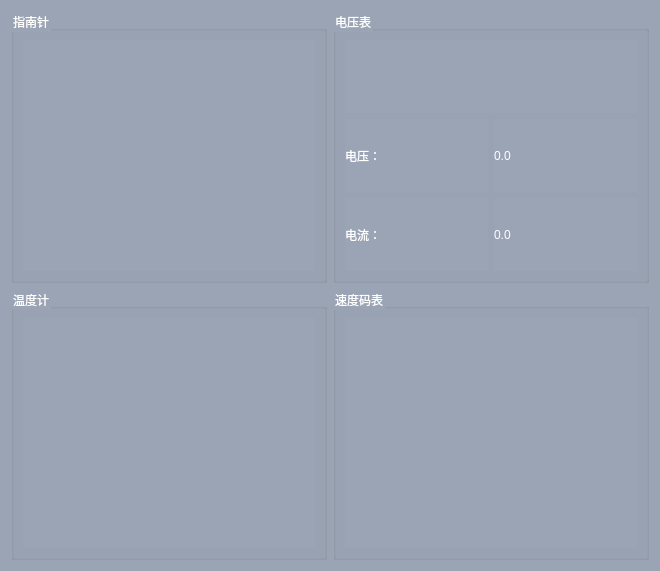
<?xml version="1.0" encoding="UTF-8"?>
<ui version="4.0">
 <class>Gauge</class>
 <widget class="QWidget" name="Gauge">
  <property name="geometry">
   <rect>
    <x>0</x>
    <y>0</y>
    <width>660</width>
    <height>571</height>
   </rect>
  </property>
  <property name="windowTitle">
   <string>Form</string>
  </property>
  <property name="styleSheet">
   <string notr="true">background-color:#9BA4B4;</string>
  </property>
  <layout class="QGridLayout" name="gridLayout">
   <item row="1" column="1">
    <widget class="QGroupBox" name="groupBox_4">
     <property name="styleSheet">
      <string notr="true">color:white;
font: 10pt &quot;微软雅黑&quot;;</string>
     </property>
     <property name="title">
      <string>电压表</string>
     </property>
     <layout class="QGridLayout" name="gridLayout_5">
      <item row="2" column="1">
       <widget class="QLabel" name="lb_current">
        <property name="text">
         <string>0.0</string>
        </property>
       </widget>
      </item>
      <item row="0" column="0" colspan="2">
       <widget class="GaugePanel" name="gauge_voltage">
        <property name="ringColor">
         <color>
          <red>254</red>
          <green>254</green>
          <blue>254</blue>
         </color>
        </property>
        <property name="scaleColor">
         <color>
          <red>255</red>
          <green>255</green>
          <blue>255</blue>
         </color>
        </property>
        <property name="pointerColor">
         <color>
          <red>169</red>
          <green>1</green>
          <blue>1</blue>
         </color>
        </property>
        <property name="textColor">
         <color>
          <red>255</red>
          <green>255</green>
          <blue>255</blue>
         </color>
        </property>
        <property name="unit">
         <string>V</string>
        </property>
       </widget>
      </item>
      <item row="2" column="0">
       <widget class="QLabel" name="label">
        <property name="text">
         <string>电流：</string>
        </property>
       </widget>
      </item>
      <item row="1" column="0">
       <widget class="QLabel" name="label_2">
        <property name="text">
         <string>电压：</string>
        </property>
       </widget>
      </item>
      <item row="1" column="1">
       <widget class="QLabel" name="lb_voltage">
        <property name="text">
         <string>0.0</string>
        </property>
       </widget>
      </item>
     </layout>
    </widget>
   </item>
   <item row="1" column="0">
    <widget class="QGroupBox" name="groupBox_3">
     <property name="styleSheet">
      <string notr="true">color:white;
font: 10pt &quot;微软雅黑&quot;;</string>
     </property>
     <property name="title">
      <string>指南针</string>
     </property>
     <layout class="QGridLayout" name="gridLayout_4">
      <item row="0" column="0">
       <widget class="GaugeCompassPan" name="gaugeCompassPan">
        <property name="bgColor">
         <color>
          <red>20</red>
          <green>39</green>
          <blue>78</blue>
         </color>
        </property>
        <property name="borderColor">
         <color>
          <red>225</red>
          <green>225</green>
          <blue>225</blue>
         </color>
        </property>
        <property name="northDotColor">
         <color>
          <red>167</red>
          <green>192</green>
          <blue>214</blue>
         </color>
        </property>
        <property name="otherDotColor">
         <color>
          <red>20</red>
          <green>39</green>
          <blue>78</blue>
         </color>
        </property>
        <property name="pointerColor">
         <color>
          <red>90</red>
          <green>202</green>
          <blue>214</blue>
         </color>
        </property>
       </widget>
      </item>
     </layout>
    </widget>
   </item>
   <item row="2" column="1">
    <widget class="QGroupBox" name="groupBox_2">
     <property name="styleSheet">
      <string notr="true">color:white;
font: 10pt &quot;微软雅黑&quot;;</string>
     </property>
     <property name="title">
      <string>速度码表</string>
     </property>
     <layout class="QGridLayout" name="gridLayout_3">
      <item row="0" column="0">
       <widget class="GaugeSpeed" name="gaugeSpeed">
        <property name="styleSheet">
         <string notr="true">font: 8pt &quot;微软雅黑&quot;;</string>
        </property>
        <property name="ringColorStart">
         <color>
          <red>198</red>
          <green>199</green>
          <blue>204</blue>
         </color>
        </property>
        <property name="ringColorEnd">
         <color>
          <red>57</red>
          <green>72</green>
          <blue>103</blue>
         </color>
        </property>
        <property name="pointerColor">
         <color>
          <red>208</red>
          <green>41</green>
          <blue>47</blue>
         </color>
        </property>
        <property name="textColor">
         <color>
          <red>229</red>
          <green>229</green>
          <blue>229</blue>
         </color>
        </property>
       </widget>
      </item>
     </layout>
    </widget>
   </item>
   <item row="2" column="0">
    <widget class="QGroupBox" name="groupBox">
     <property name="styleSheet">
      <string notr="true">color:white;
font: 10pt &quot;微软雅黑&quot;;</string>
     </property>
     <property name="title">
      <string>温度计</string>
     </property>
     <layout class="QGridLayout" name="gridLayout_2">
      <item row="0" column="0">
       <widget class="RulerTemp" name="rulerTemp">
        <property name="styleSheet">
         <string notr="true">font: 8pt &quot;微软雅黑&quot;;</string>
        </property>
        <property name="longStep">
         <number>50</number>
        </property>
        <property name="shortStep">
         <number>10</number>
        </property>
        <property name="space">
         <number>0</number>
        </property>
        <property name="bgColorStart">
         <color>
          <red>155</red>
          <green>164</green>
          <blue>180</blue>
         </color>
        </property>
        <property name="bgColorEnd">
         <color>
          <red>155</red>
          <green>164</green>
          <blue>180</blue>
         </color>
        </property>
        <property name="lineColor">
         <color>
          <red>236</red>
          <green>236</green>
          <blue>236</blue>
         </color>
        </property>
        <property name="barColor">
         <color>
          <red>89</red>
          <green>189</green>
          <blue>255</blue>
         </color>
        </property>
       </widget>
      </item>
     </layout>
    </widget>
   </item>
  </layout>
 </widget>
 <customwidgets>
  <customwidget>
   <class>GaugeCompassPan</class>
   <extends>QWidget</extends>
   <header>gaugecompasspan.h</header>
  </customwidget>
  <customwidget>
   <class>GaugeSpeed</class>
   <extends>QWidget</extends>
   <header>gaugespeed.h</header>
  </customwidget>
  <customwidget>
   <class>GaugePanel</class>
   <extends>QWidget</extends>
   <header>gaugepanel.h</header>
  </customwidget>
  <customwidget>
   <class>RulerTemp</class>
   <extends>QWidget</extends>
   <header>rulertemp.h</header>
  </customwidget>
 </customwidgets>
 <resources/>
 <connections/>
</ui>
